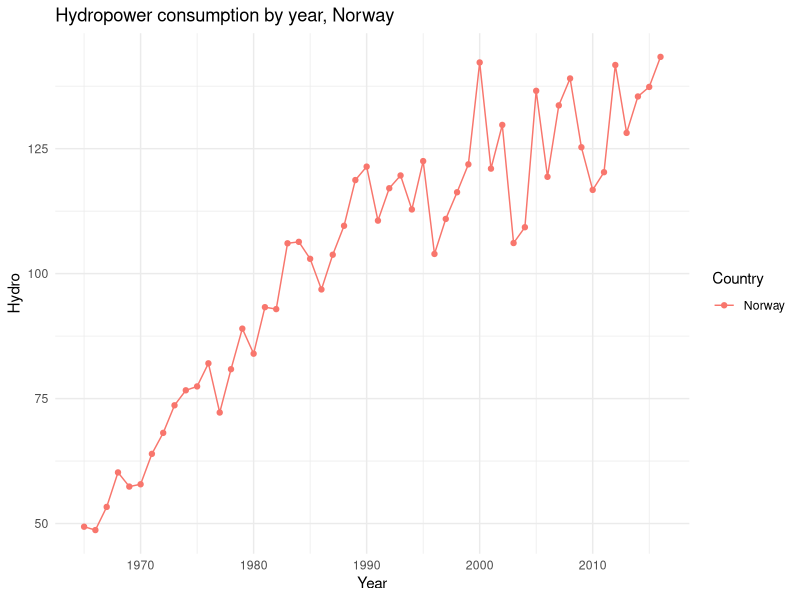
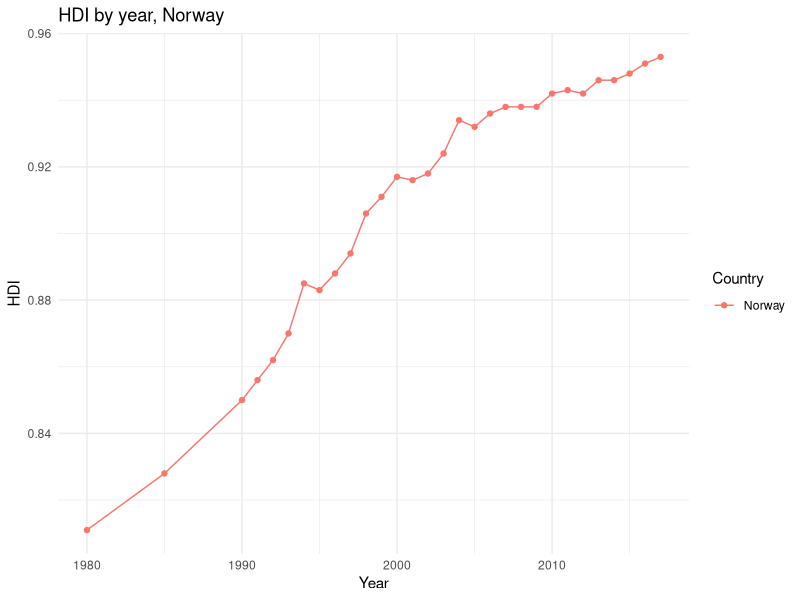

Write the R code that produced these figures, in order.
## ---- chunk 1
knitr::opts_chunk$set(echo = TRUE)
## ---- chunk 2
rm(list = ls())

library(dplyr)
library(ggplot2)
library(tidyverse)

hdi <- read.csv("human-development-index.csv")
## ---- chunk 3
# Vi har 4 kolonner; Country, Value, Code og Year. hdi er hovedarkivet vårt.

hdi <- rename(hdi, "Country" = "Entity")
hdi <- rename(hdi, "Value" = "X..0.1..higher.values.are.better..")

norgeHdi <- hdi %>%
  filter(Country == "Norway")


## ---- chunk 4
#Laster opp og rydder renewable energy filen

energy <- read.csv("modern-renewable-energy-consumption.csv")
energy <- rename(energy, "Country" = "Entity")
energy <- rename(energy, "Hydro" = "Hydropower..terawatt.hours.")
energy <- rename(energy, "Wind" = "Wind..terawatt.hours.")
energy <- rename(energy, "Solar" = "Solar..terawatt.hours.")
energy <- rename(energy, "Other renewables" = "Other.renewables..modern.biofuels..geothermal..wave...tidal...terawatt.hours.")
## ---- chunk 5
#Eksempel med Norge
norgeEnergi <- energy %>%
  filter(Country == "Norway")


## ---- chunk 6
#Eksempel plot med norgeEnergi

norplotHydro <- ggplot(norgeEnergi, aes(x = Year, y = Hydro, color = Country)) +
  geom_point() + 
  geom_line() +
  labs(title = "Hydropower consumption by year, Norway")+
  theme_minimal()
norplotHydro

## ---- chunk 7
# Eksempel plot med norgeHdi

norplotHDI <- ggplot(norgeHdi, aes(x = Year, y = Value, color = Country)) +
  labs(y = "HDI", x = "Year", title = "HDI by year, Norway") +
  geom_point() + 
  geom_line() +
  theme_minimal()

norplotHDI
## ---- chunk 8
# Merger datasettene til et stort et. Kan være lurt å dele det inn i mindre kolonner og må få fikset dato.

totaldata <- merge(energy, hdi, by = "Country")

totalPlot <- ggplot(totaldata, aes(x=Year.y, y=Value, color = Country))+
  geom_point()+
  geom_line()
  

## ---- chunk 9
#JOBB 1: fikse på kolonnene i totaldata og få sortert det.


## ---- chunk 10
#Jobb 2: finne korrelasjoner i ulike land / alle land mellom HDI og alt. energi.
## ---- chunk 11
#Jobb 3: Om vi finner noe interessant: Poengter det med grafer. F.eks: Hvis Norge har høy korrelasjon, hvis det med en graf. Forklar!


